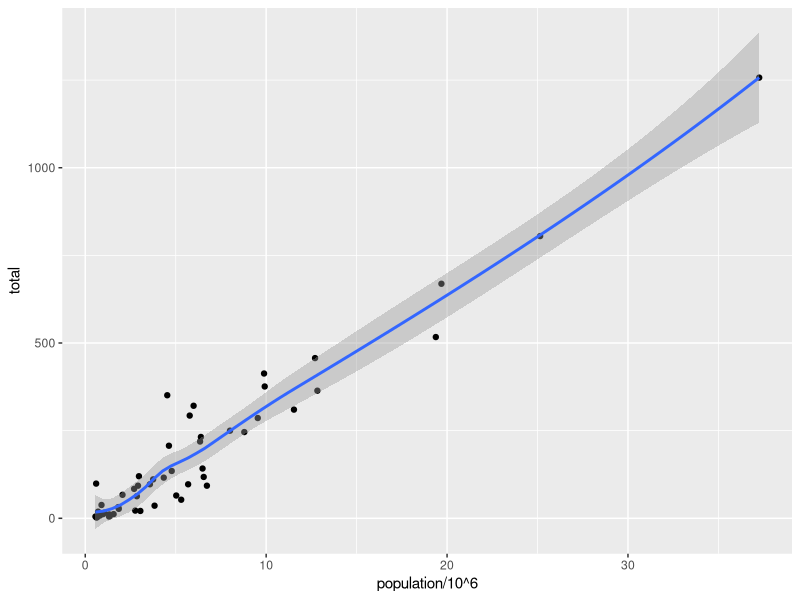
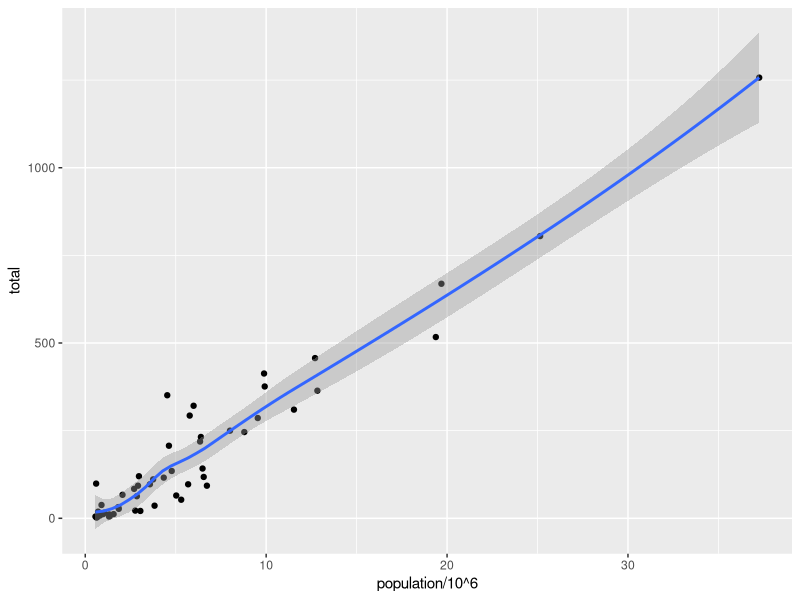
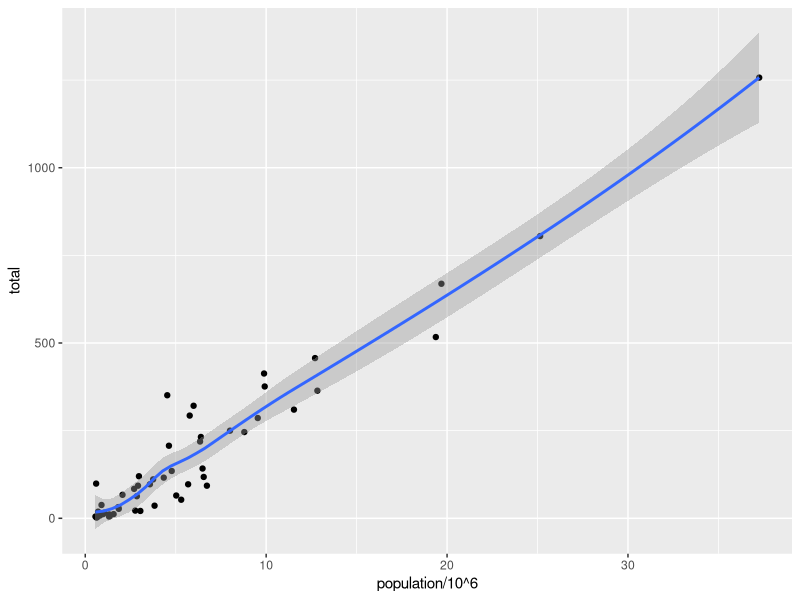

Generate these figures, in order, with R:
# Notes:
#
# May need to install the dslabs to gain access to the murders data set

# ############################################################################

library(ggplot2)
library(dplyr)
library(dslabs)

data(murders)

# Global aesthetic mapping and local aesthetic mapping  ########################

# Global aesthetic mapping

print(ggplot(data= murders,
       mapping = aes(x= population/10^6, y = total)) + 
  geom_point() +
  geom_smooth()
)

# Local aesthetic mapping

print(ggplot(data = murders) +
        geom_point(mapping = aes(x = population/10^6, y = total)) +
        geom_smooth(mapping = aes(population/10^6, y = total))
      )

# Drop x and y , data and mapping
print(ggplot(murders, aes(population/10^6, total)) +
        geom_point() +
        geom_smooth()
      )
